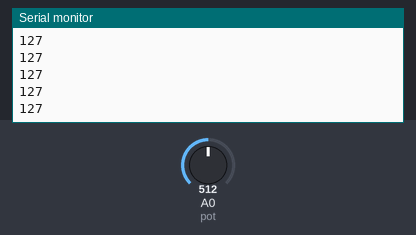
Recording of a sketch running on a simulated Arduino Uno, built with avr-gcc and run on an emulated ATmega328P. Parts: the last lines printed to the serial monitor. Inputs (shaded band) come from the test bench; at power-on: A0 (pot) = 512.

Above: at 1.2 s.
1.3 s: A0 (pot) set to 716
At 1.8 s:
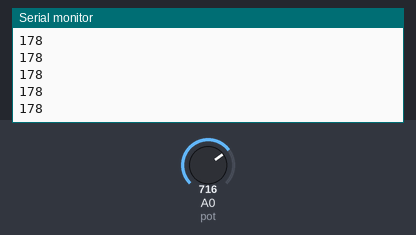
2.8 s: A0 (pot) set to 900
At 3.8 s:
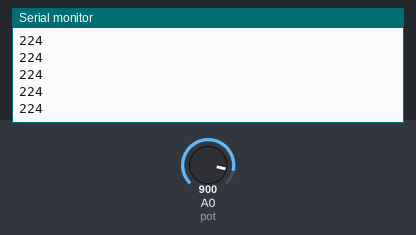
Timing chart, 0 to 5.8 s (numbered marks = the images above; inputs shaded):
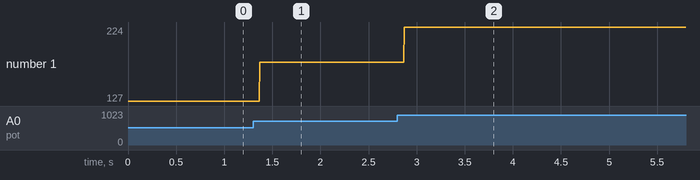

Measured:
- after the input at 1.3 s, the serial monitor: prints a new line after 0.07 s (image 1)
- after the input at 2.8 s, the serial monitor: prints a new line after 0.07 s (image 2)
- plotted number 1: 127 → 178 after the input at 1.3 s, 178 → 224 after the input at 2.8 s

The sketch:

Potentio_Check.ino
```cpp
int pot = A0;
//int led1 = 3;

void setup() {
  // put your setup code here, to run once:
pinMode(pot, INPUT);
//pinMode(led1, OUTPUT);
Serial.begin(9600);
}

void loop() {
int pot = analogRead(pot);
int potVal = map(pot, 0, 1023, 0, 255);
//if(potVal >= 125) {
//digitalWrite(led1, HIGH);
//}
//else {
//digitalWrite(led1, LOW);
//}
Serial.println(potVal);
}
```
